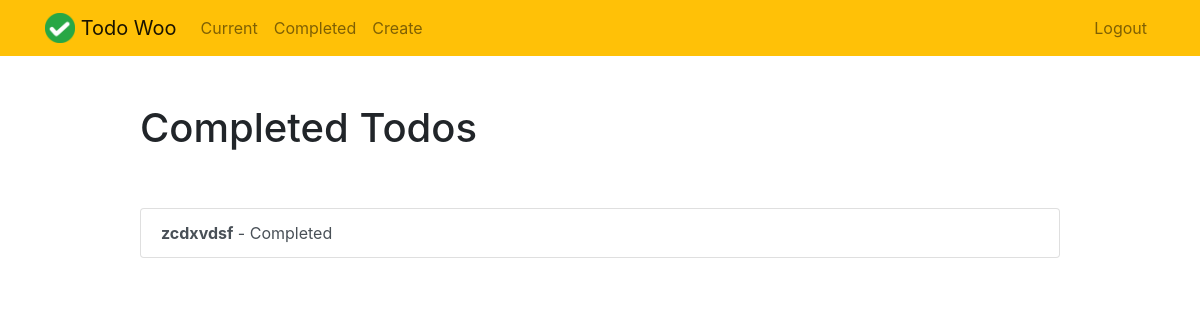
The page /completed/ (signed in) on the database as committed earlier.
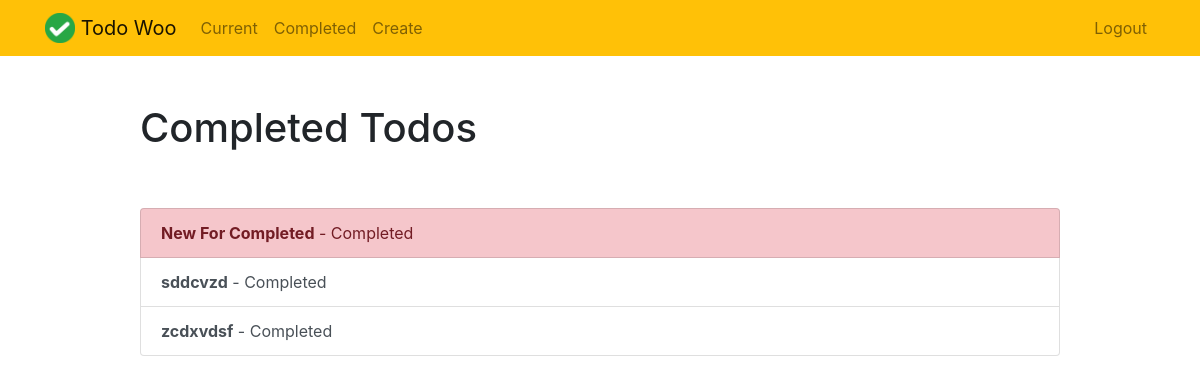
The same page on the database as committed later.
### todo/models.py (models this page shows, shortened)
class Todo(models.Model):
    title = models.CharField(max_length = 100)
    memo = models.TextField(blank = True)
    created = models.DateTimeField(auto_now_add = True)
    dateCompleted = models.DateTimeField(null = True, blank = True)
    important = models.BooleanField(default = False)
    user = models.ForeignKey(User, on_delete = models.CASCADE)

### todo/views.py (the view)
# urls.py: path('completed/', views.completedTodos, name = 'completedTodos'),
@login_required
def completedTodos(request):
    todos = Todo.objects.filter(user = request.user, dateCompleted__isnull = False).order_by('-dateCompleted')
    return render(request, 'todo/completedtodos.html', {'todos' : todos})

### todo/templates/todo/completedTodos.html
{% extends "todo/base.html" %}
{% block content %}
    <div class="row justify-content-center mt-5">
        <div class="col-md-10">
            <h1>Completed Todos</h1>
        </div>
    </div>
    <div class="row justify-content-center mt-5">
        <div class="col-md-10">
            <div class="list-group">
                {% for todo in todos %}
                    <a href="{% url 'todoView' todo.id %}" class="list-group-item list-group-item-action{% if todo.important %} list-group-item-danger{% endif %}"><b>{{ todo.title }}</b> - Completed {{ todo.datecompleted|date:'M j Y H:i' }}</a>
                {% endfor %}
            </div>
        </div>
    </div>
{% endblock %}

Rows that differ between the two databases and show on the page:
added Todo: title "New For Completed", important True (drawn)
now on this page (row edited): Todo: title "sddcvzd"
